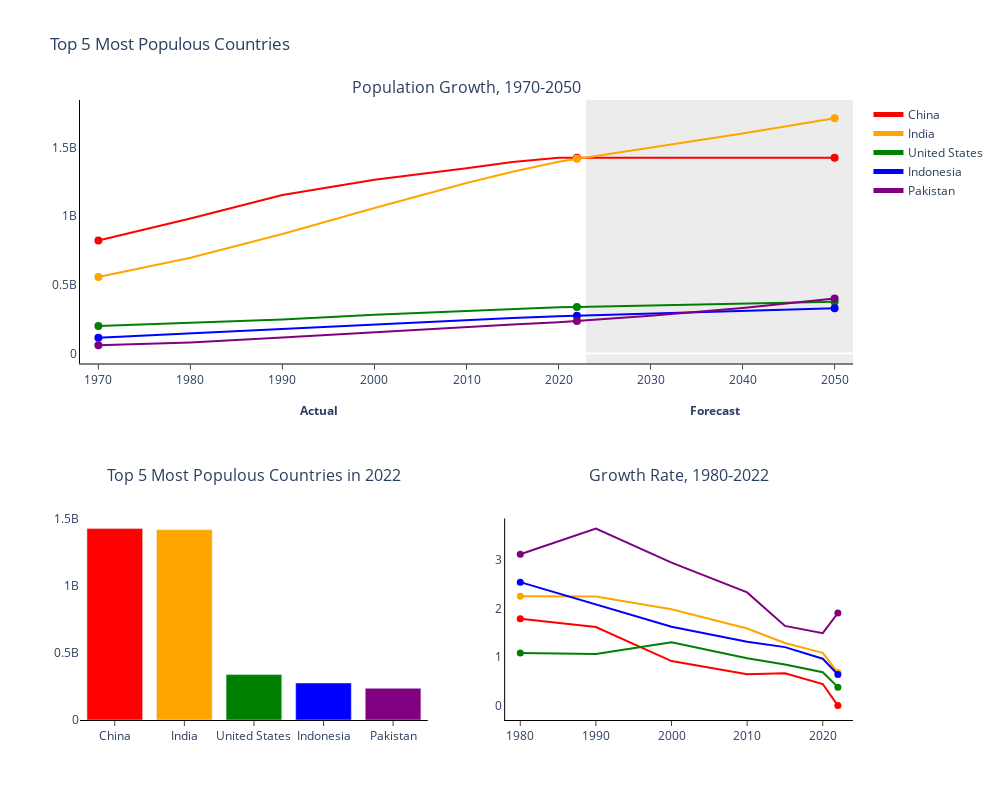

This figure's notebook cell:
### Markdown cell above
Top 5 Most Populous Countries

### Code cell
df_most_population = df_population.sort_values(by="Rank")[:5][country_pop_col]
df_most_population = df_most_population.set_index("Country").transpose()
df_most_population.index = clean_pop_col
df_most_population = df_most_population.sort_index()

population_2022 = df_most_population.loc[2022, :]

df_gr = df_population.sort_values(by="Rank")[:5][country_gr_col]
df_gr = df_gr.set_index("Country").transpose()
df_gr.index = clean_gr_col
df_gr = df_gr.sort_index()
df_gr = df_gr[1:8]

list_data = [df_most_population, population_2022, df_gr]

draw_subplots(list_data, "Top 5 Most Populous Countries")

### Figure 1 — Plotly figure (JSON) as saved in the notebook; plotly's stock layout.template omitted (floating-point values rounded to 4 significant figures)
{"data": [{"marker": {"color": "red"}, "mode": "lines", "name": "China", "type": "scatter", "x": [1970, 1980, 1990, 2000, 2010, 2015, 2020, 2022, 2030, 2040, 2050], "xaxis": "x", "y": [822534450, 982372466, 1153704252, 1264099069, 1348191368, 1393715448, 1424929781, 1425887337, 1425887337, 1425887337, 1425887337], "yaxis": "y"}, {"marker": {"color": "red", "size": 8}, "mode": "markers", "showlegend": false, "type": "scatter", "x": [1970, 2022, 2050], "xaxis": "x", "y": [822534450, 1425887337, 1425887337], "yaxis": "y"}, {"marker": {"color": "orange"}, "mode": "lines", "name": "India", "type": "scatter", "x": [1970, 1980, 1990, 2000, 2010, 2015, 2020, 2022, 2030, 2040, 2050], "xaxis": "x", "y": [557501301, 696828385, 870452165, 1059633675, 1240613620, 1322866505, 1396387127, 1417173173, 1496127403, 1601034337, 1713297239], "yaxis": "y"}, {"marker": {"color": "orange", "size": 8}, "mode": "markers", "showlegend": false, "type": "scatter", "x": [1970, 2022, 2050], "xaxis": "x", "y": [557501301, 1417173173, 1713297239], "yaxis": "y"}, {"marker": {"color": "green"}, "mode": "lines", "name": "United States", "type": "scatter", "x": [1970, 1980, 1990, 2000, 2010, 2015, 2020, 2022, 2030, 2040, 2050], "xaxis": "x", "y": [200328340, 223140018, 248083732, 282398554, 311182845, 324607776, 335942003, 338289857, 348711690, 362191639, 376192674], "yaxis": "y"}, {"marker": {"color": "green", "size": 8}, "mode": "markers", "showlegend": false, "type": "scatter", "x": [1970, 2022, 2050], "xaxis": "x", "y": [200328340, 338289857, 376192674], "yaxis": "y"}, {"marker": {"color": "blue"}, "mode": "lines", "name": "Indonesia", "type": "scatter", "x": [1970, 1980, 1990, 2000, 2010, 2015, 2020, 2022, 2030, 2040, 2050], "xaxis": "x", "y": [115228394, 148177096, 182159874, 214072421, 244016173, 259091970, 271857970, 275501339, 289927051, 309025999, 329383091], "yaxis": "y"}, {"marker": {"color": "blue", "size": 8}, "mode": "markers", "showlegend": false, "type": "scatter", "x": [1970, 2022, 2050], "xaxis": "x", "y": [115228394, 275501339, 329383091], "yaxis": "y"}, {"marker": {"color": "purple"}, "mode": "lines", "name": "Pakistan", "type": "scatter", "x": [1970, 1980, 1990, 2000, 2010, 2015, 2020, 2022, 2030, 2040, 2050], "xaxis": "x", "y": [59290872, 80624057, 115414069, 154369924, 194454498, 210969298, 227196741, 235824862, 274362026, 331506476, 400553041], "yaxis": "y"}, {"marker": {"color": "purple", "size": 8}, "mode": "markers", "showlegend": false, "type": "scatter", "x": [1970, 2022, 2050], "xaxis": "x", "y": [59290872, 235824862, 400553041], "yaxis": "y"}, {"marker": {"color": ["red", "orange", "green", "blue", "purple", "indigo"]}, "showlegend": false, "type": "bar", "x": ["China", "India", "United States", "Indonesia", "Pakistan"], "xaxis": "x2", "y": [1425887337, 1417173173, 338289857, 275501339, 235824862], "yaxis": "y2"}, {"marker": {"color": "red"}, "mode": "lines", "name": "China", "showlegend": false, "type": "scatter", "x": [1980, 1990, 2000, 2010, 2015, 2020, 2022], "xaxis": "x3", "y": [1.792, 1.621, 0.918, 0.6461, 0.6664, 0.444, 0], "yaxis": "y3"}, {"marker": {"color": "red", "size": 7}, "mode": "markers", "showlegend": false, "type": "scatter", "x": [1980, 2022], "xaxis": "x3", "y": [1.792, 0], "yaxis": "y3"}, {"marker": {"color": "orange"}, "mode": "lines", "name": "India", "showlegend": false, "type": "scatter", "x": [1980, 1990, 2000, 2010, 2015, 2020, 2022], "xaxis": "x3", "y": [2.256, 2.25, 1.986, 1.589, 1.292, 1.088, 0.68], "yaxis": "y3"}, {"marker": {"color": "orange", "size": 7}, "mode": "markers", "showlegend": false, "type": "scatter", "x": [1980, 2022], "xaxis": "x3", "y": [2.256, 0.68], "yaxis": "y3"}, {"marker": {"color": "green"}, "mode": "lines", "name": "United States", "showlegend": false, "type": "scatter", "x": [1980, 1990, 2000, 2010, 2015, 2020, 2022], "xaxis": "x3", "y": [1.084, 1.065, 1.304, 0.9753, 0.8483, 0.6888, 0.38], "yaxis": "y3"}, {"marker": {"color": "green", "size": 7}, "mode": "markers", "showlegend": false, "type": "scatter", "x": [1980, 2022], "xaxis": "x3", "y": [1.084, 0.38], "yaxis": "y3"}, {"marker": {"color": "blue"}, "mode": "lines", "name": "Indonesia", "showlegend": false, "type": "scatter", "x": [1980, 1990, 2000, 2010, 2015, 2020, 2022], "xaxis": "x3", "y": [2.547, 2.086, 1.627, 1.318, 1.206, 0.9666, 0.64], "yaxis": "y3"}, {"marker": {"color": "blue", "size": 7}, "mode": "markers", "showlegend": false, "type": "scatter", "x": [1980, 2022], "xaxis": "x3", "y": [2.547, 0.64], "yaxis": "y3"}, {"marker": {"color": "purple"}, "mode": "lines", "name": "Pakistan", "showlegend": false, "type": "scatter", "x": [1980, 1990, 2000, 2010, 2015, 2020, 2022], "xaxis": "x3", "y": [3.121, 3.652, 2.951, 2.335, 1.644, 1.493, 1.91], "yaxis": "y3"}, {"marker": {"color": "purple", "size": 7}, "mode": "markers", "showlegend": false, "type": "scatter", "x": [1980, 2022], "xaxis": "x3", "y": [3.121, 1.91], "yaxis": "y3"}], "layout": {"annotations": [{"font": {"size": 16}, "showarrow": false, "text": "Population Growth, 1970-2050", "x": 0.5, "xanchor": "center", "xref": "paper", "y": 1, "yanchor": "bottom", "yref": "paper"}, {"font": {"size": 16}, "showarrow": false, "text": "Top 5 Most Populous Countries in 2022", "x": 0.225, "xanchor": "center", "xref": "paper", "y": 0.375, "yanchor": "bottom", "yref": "paper"}, {"font": {"size": 16}, "showarrow": false, "text": "Growth Rate, 1980-2022", "x": 0.775, "xanchor": "center", "xref": "paper", "y": 0.375, "yanchor": "bottom", "yref": "paper"}, {"showarrow": false, "text": "<b>Actual<b>", "x": 1994, "xref": "x", "y": 0.5, "yref": "paper"}, {"showarrow": false, "text": "<b>Forecast<b>", "x": 2037, "xref": "x", "y": 0.5, "yref": "paper"}], "height": 800, "legend": {"itemsizing": "constant"}, "plot_bgcolor": "white", "shapes": [{"fillcolor": "#dbd9d9", "layer": "below", "line": {"width": 0}, "opacity": 0.5, "type": "rect", "x0": 2023, "x1": 2055, "xref": "x", "y0": 0, "y1": 1, "yref": "y domain"}], "showlegend": true, "title": {"text": "Top 5 Most Populous Countries"}, "width": 1000, "xaxis": {"anchor": "y", "domain": [0, 1], "linecolor": "black", "range": [1968, 2052], "showgrid": false, "ticks": "outside"}, "xaxis2": {"anchor": "y2", "domain": [0, 0.45], "linecolor": "black", "showgrid": false, "ticks": "outside"}, "xaxis3": {"anchor": "y3", "domain": [0.55, 1], "linecolor": "black", "range": [1978, 2024], "showgrid": false, "ticks": "outside"}, "yaxis": {"anchor": "x", "domain": [0.575, 1], "linecolor": "black", "showgrid": false}, "yaxis2": {"anchor": "x2", "domain": [0, 0.325]}, "yaxis3": {"anchor": "x3", "domain": [0, 0.325], "linecolor": "black", "showgrid": false}}}
